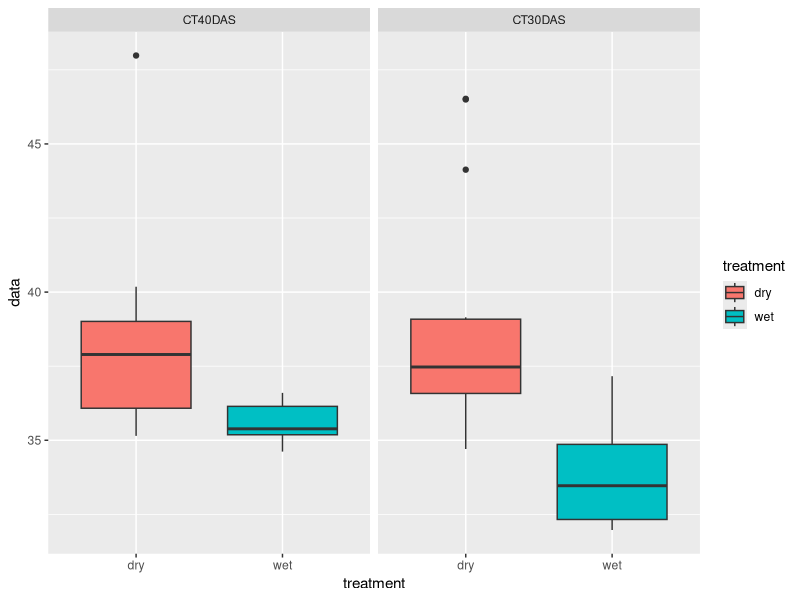

Write R code to recreate this figure. (Note: this script raises an error after producing the figure.)
#data_prep_CT.R 

#get Parthi's CT data for subset15 to compare to leaf rolling and productivity traits 

library(reshape2)
library(ggplot2)

#infile
CT16dr<-read.csv("./data/raw_data/16DR_canopy_temp.csv", header=T, stringsAsFactors=F, na.strings=".")

#planting is 163 DOY 
#July 21 is 40 DAS
#July 11 is 30 DAS

#trim to relevant columns 
CT16dr<-CT16dr[,c(1,4,5,7,8)]
#re-do colnames 
colnames(CT16dr)<-c("subplot_id","treatment","genotype","CT40DAS","CT30DAS")

#long by trait 
CT16dr1<-melt(CT16dr, id.vars=c("subplot_id","treatment","genotype"), measure.vars=c("CT40DAS","CT30DAS"), variable.name="trait", value.name="data")

#quick visualization 
ggplot(data=CT16dr1, aes(treatment, data))+
  geom_boxplot(aes(fill=treatment))+
  facet_wrap(~trait)


###OUTPUT###
save(CT16dr1, file="./data/clean_data/data_subset_CT.Rdata")



